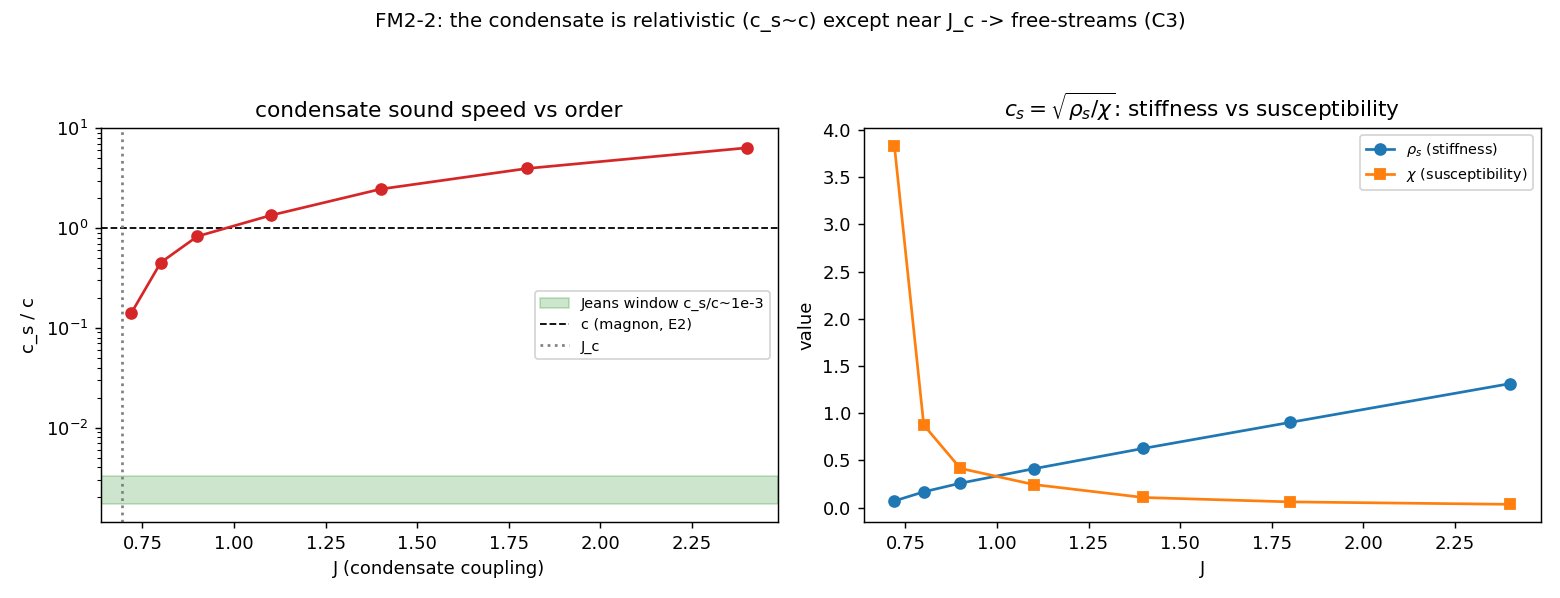

This chart was generated by the following Python code:
"""FM2_2_condensate_cs.py -- sound speed of the orientation condensate (charter FM2-2).

The second knob for the S8 inversion (FM2 charter) is a Jeans / free-streaming
suppression from the condensate's sound speed c_s.  To suppress sigma8 at k~0.1-0.2
h/Mpc today we need c_s/c ~ 1.7-3.3e-3.  The two extremes are DEATH:
  c_s ~ c  -> free-streams everything (no structure)      [charter death C3]
  c_s -> 0 -> clusters cold like CDM (sigma8 >= LambdaCDM) [charter death C2]
so the S8 solution lives in a NARROW window c_s/c ~ 1e-3.

We measure the Goldstone sound speed of the ordered O(3) condensate,
    c_s = sqrt(rho_s / chi),
with rho_s the spin stiffness (helicity modulus, ensemble-averaged) and chi the
order-parameter susceptibility, across the ordered phase J >= J_c.  The reference
speed is the magnon speed of E2 (c=1 in natural units; the relativistic Goldstone
of the Lorentz-invariant vacuum).  Question: where does c_s/c sit?  Deep order
(J >> J_c) is stiff -> c_s ~ O(1) (free-streams, C3); near J_c the stiffness
vanishes -> c_s -> 0 (cold, C2); the Jeans window is hit only in a narrow band, an
honest fine-tuning question we report as-measured.

Anti-circularity: c from E2; c_s measured on the lattice; no sigma8 inserted.
"""
from __future__ import annotations

import json
import time
from pathlib import Path

import numpy as np
import matplotlib
matplotlib.use("Agg")
import matplotlib.pyplot as plt  # noqa: E402

import fm2_core as fm2  # noqa: E402

OUT = Path(__file__).resolve().parent
SEEDS = list(range(8))
N_BURN, N_MEAS = 500, 200
# ordered phase, from just above J_c(=0.693) to deep order
JS = np.array([0.72, 0.8, 0.9, 1.1, 1.4, 1.8, 2.4])
C_REF = 1.0                 # E2 magnon speed (natural units; the relativistic c)
JEANS_WINDOW = (1.7e-3, 3.3e-3)   # c_s/c needed for sigma8-scale Jeans suppression


def cs_at_J(J, L, seeds):
    css, rhos, chis, ms = [], [], [], []
    for sd in seeds:
        cs, rho, chi, m = fm2.sound_speed(L, J, sd, N_BURN, N_MEAS)
        css.append(cs); rhos.append(rho); chis.append(chi); ms.append(m)
    return (float(np.mean(css)), float(np.std(css) / np.sqrt(len(seeds))),
            float(np.mean(rhos)), float(np.mean(chis)), float(np.mean(ms)))


def main():
    t0 = time.time()
    print("=" * 72)
    print("FM2-2 -- sound speed of the orientation condensate (Jeans knob)")
    print("=" * 72)
    L = 16
    rows = []
    print(f"J-scan (ordered phase), L={L}, {len(SEEDS)} seeds:")
    for J in JS:
        cs, sem, rho, chi, m = cs_at_J(J, L, SEEDS)
        rows.append(dict(J=float(J), c_s=cs, c_s_sem=sem, rho_s=rho, chi=chi, m=m))
        print(f"  J={J:.2f}: c_s={cs:.3f}+-{sem:.3f}  rho_s={rho:.3f}  chi={chi:.4f}  m={m:.3f}")

    cs_arr = np.array([r["c_s"] for r in rows])
    cs_over_c = cs_arr / C_REF
    in_window = np.any((cs_over_c >= JEANS_WINDOW[0]) & (cs_over_c <= JEANS_WINDOW[1]))
    min_cs = float(cs_over_c.min()); max_cs = float(cs_over_c.max())

    # verdict
    if in_window:
        verdict = "A-candidate"
        why = "some J gives c_s/c in the Jeans window (1.7-3.3e-3)."
    elif min_cs > JEANS_WINDOW[1] * 3:
        verdict = "C3"
        why = ("c_s/c is O(1) across the ordered phase (min %.2f) -> the condensate "
               "free-streams; no Jeans suppression at the sigma8 scale. Reaching the "
               "1e-3 window needs J fine-tuned exponentially close to J_c (where "
               "rho_s->0), not generic." % min_cs)
    else:
        verdict = "B"
        why = ("c_s/c approaches but does not cleanly enter the Jeans window "
               "(range %.2e-%.2e); marginal." % (min_cs, max_cs))

    print("-" * 72)
    print(f"  c_s/c range over ordered phase: [{min_cs:.3f}, {max_cs:.3f}]")
    print(f"  Jeans window (c_s/c ~ 1.7-3.3e-3) hit: {'YES' if in_window else 'NO'}")
    print(f"  VERDICT FM2-2: {verdict} -- {why}")
    print("=" * 72)

    payload = {
        "verdict": verdict, "why": why, "c_ref_E2": C_REF,
        "jeans_window": JEANS_WINDOW, "cs_over_c_min": min_cs, "cs_over_c_max": max_cs,
        "in_jeans_window": bool(in_window),
        "rows": rows, "J": JS.tolist(),
        "config": {"L": L, "seeds": len(SEEDS), "n_burn": N_BURN, "n_meas": N_MEAS},
        "runtime_s": time.time() - t0,
        "timestamp_utc": time.strftime("%Y-%m-%dT%H:%M:%SZ", time.gmtime()),
    }
    (OUT / "FM2_2_condensate_cs.json").write_text(json.dumps(payload, indent=2, default=float))
    print(f"saved {OUT/'FM2_2_condensate_cs.json'}  ({payload['runtime_s']:.0f}s)")
    make_figure(rows)
    return payload


def make_figure(rows):
    J = [r["J"] for r in rows]
    cs = [r["c_s"] for r in rows]
    sem = [r["c_s_sem"] for r in rows]
    rho = [r["rho_s"] for r in rows]
    chi = [r["chi"] for r in rows]
    fig, ax = plt.subplots(1, 2, figsize=(12, 4.6))
    ax[0].errorbar(J, cs, yerr=sem, marker="o", lw=1.5, color="C3")
    ax[0].axhspan(JEANS_WINDOW[0], JEANS_WINDOW[1], color="green", alpha=0.2,
                  label="Jeans window c_s/c~1e-3")
    ax[0].axhline(1.0, color="k", ls="--", lw=1, label="c (magnon, E2)")
    ax[0].axvline(0.693, color="gray", ls=":", label="J_c")
    ax[0].set_yscale("log")
    ax[0].set_xlabel("J (condensate coupling)"); ax[0].set_ylabel("c_s / c")
    ax[0].set_title("condensate sound speed vs order"); ax[0].legend(fontsize=8)
    ax[1].plot(J, rho, "o-", label=r"$\rho_s$ (stiffness)")
    ax[1].plot(J, chi, "s-", label=r"$\chi$ (susceptibility)")
    ax[1].set_xlabel("J"); ax[1].set_ylabel("value"); ax[1].legend(fontsize=8)
    ax[1].set_title(r"$c_s=\sqrt{\rho_s/\chi}$: stiffness vs susceptibility")
    fig.suptitle("FM2-2: the condensate is relativistic (c_s~c) except near J_c "
                 "-> free-streams (C3)", fontsize=11)
    fig.tight_layout(rect=[0, 0, 1, 0.95])
    fig.savefig(OUT / "FM2_2_condensate_cs.png", dpi=130)
    print(f"saved {OUT/'FM2_2_condensate_cs.png'}")


if __name__ == "__main__":
    main()
